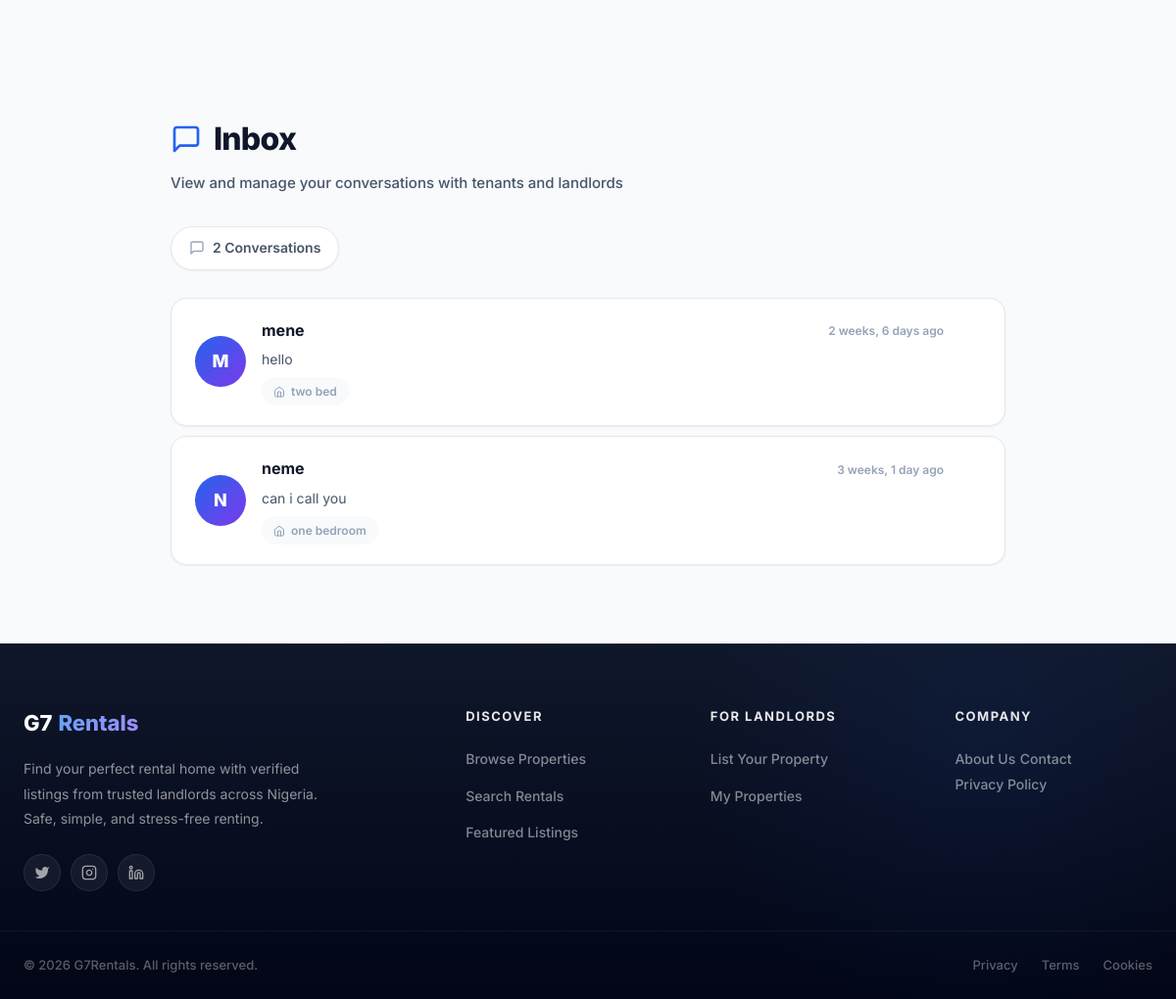
The app's page /inbox/ (signed in), older data.
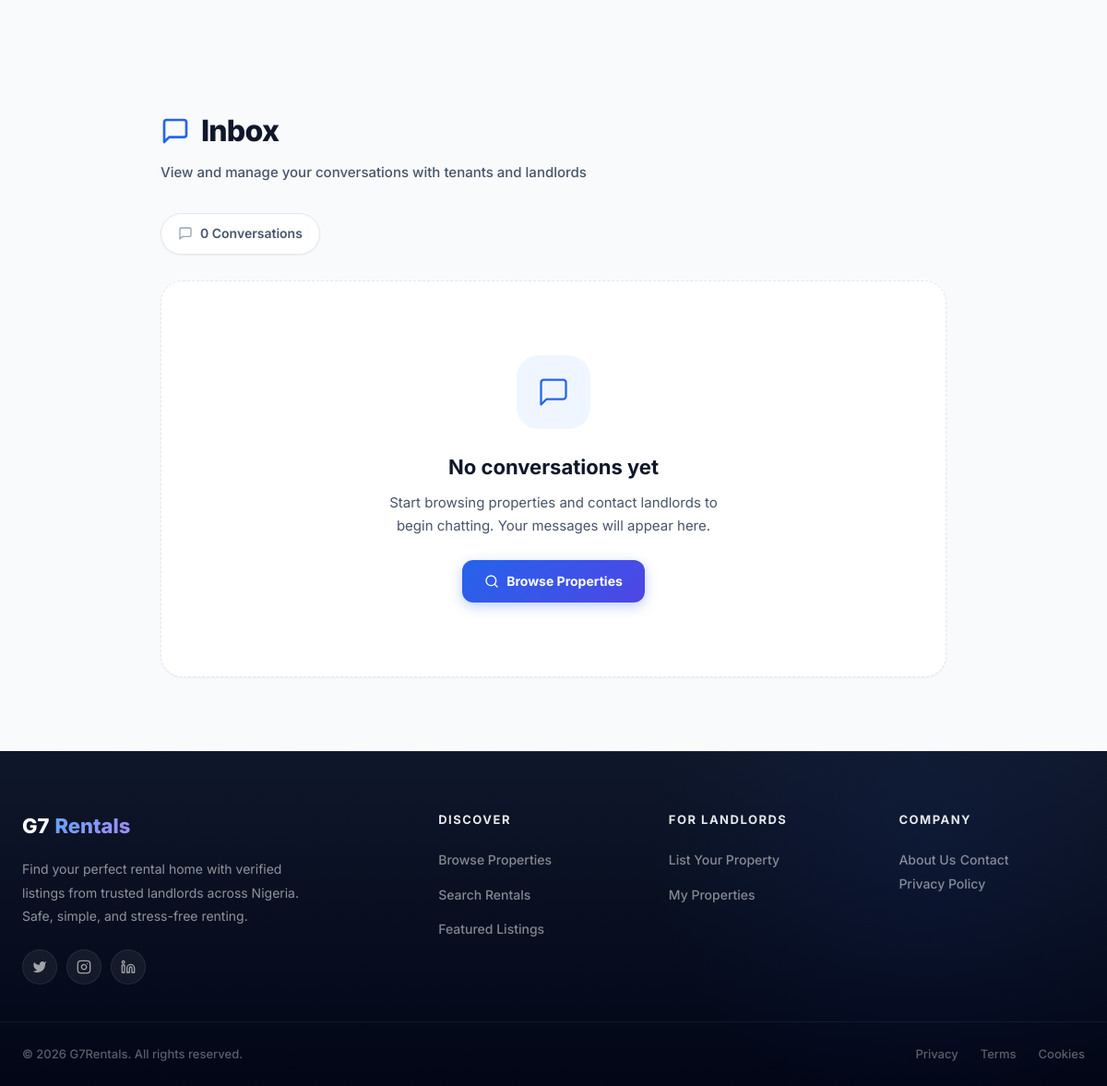
The same page, newer data.
### accounts/models.py (models this page shows, shortened)
class User(AbstractUser):
    USER_TYPE_CHOICES = (
        ('tenant', 'Tenant'),
        ('landlord', 'Landlord'),
    )
    user_type = models.CharField(max_length=10, choices=USER_TYPE_CHOICES)
    email = models.EmailField(unique=True)
    phone = models.CharField(max_length=15, blank=True, null=True)
    is_verified = models.BooleanField(default=False)
    is_landlord = models.BooleanField(default=False)
    USERNAME_FIELD = 'email'
    REQUIRED_FIELDS = ['username']

### listings/models.py (models this page shows, shortened)
class Message(models.Model):
    sender = models.ForeignKey(
        User,
        on_delete=models.CASCADE,
        related_name='sent_messages'
    )
    receiver = models.ForeignKey(
        User,
        on_delete=models.CASCADE,
        related_name='received_messages'
    )
    property = models.ForeignKey(
        Property,
        on_delete=models.CASCADE
    )
    name = models.CharField(max_length=100)
    email = models.EmailField()
    message = models.TextField()
    is_read = models.BooleanField(default=False)
    created_at = models.DateTimeField(auto_now_add=True)

class Property(models.Model):
    PROPERTY_TYPE_CHOICES = [
        ('apartment', 'Apartment'),
        ('house', 'House'),
        ('studio', 'Studio'),
        ('condo', 'Condo'),
        ('townhouse', 'Townhouse'),
        ('commercial', 'Commercial'),
    ]
    STATUS_CHOICES = [
        ('vacant', 'Vacant'),
        ('occupied', 'Occupied'),
        ('maintenance', 'Under Maintenance'),
    ]
    owner = models.ForeignKey(
        User,
        on_delete=models.CASCADE,
        related_name='properties'
    )
    title = models.CharField(max_length=200)
    description = models.TextField(blank=True)
    price = models.DecimalField(max_digits=12, decimal_places=2)
    address = models.CharField(max_length=255, default="")
    city = models.CharField(max_length=100, default="Abuja")
    state = models.CharField(max_length=100, blank=True)
    zip_code = models.CharField(max_length=20, blank=True)
    location = models.CharField(max_length=255, blank=True, help_text="Neighborhood or area description")
    property_type = models.CharField(max_length=20, choices=PROPERTY_TYPE_CHOICES, default='apartment')
    bedrooms = models.PositiveIntegerField(default=1)
    bathrooms = models.DecimalField(max_digits=3, decimal_places=1, default=1.0)
    sqft = models.PositiveIntegerField(default=0, verbose_name="Square Feet")
    image = models.ImageField(upload_to='properties/')
    status = models.CharField(max_length=20, choices=STATUS_CHOICES, default='vacant')
    is_available = models.BooleanField(default=True)
    amenities = models.CharField(max_length=500, blank=True, help_text="Comma-separated: Pool, Gym, WiFi, etc.")
    created_at = models.DateTimeField(auto_now_add=True)
    updated_at = models.DateTimeField(auto_now=True)
    class Meta:
        ordering = ['-created_at']

### listings/views.py (the view)
# urls.py: path('inbox/', views.inbox, name='inbox'),
@login_required
def inbox(request):
    user_messages = Message.objects.filter(
        Q(sender=request.user) | Q(receiver=request.user)
    ).select_related('sender', 'receiver', 'property').order_by('-created_at')
    conversations_dict = {}
    for msg in user_messages:
        other_user = msg.receiver if msg.sender == request.user else msg.sender
        key = (other_user.id, msg.property.id)
        if key not in conversations_dict:
            conversations_dict[key] = {
                'other_user': other_user,
                'property': msg.property,
                'last_message': msg,
                'unread_count': 0,
            }
        if msg.receiver == request.user and not msg.is_read:
            conversations_dict[key]['unread_count'] += 1
    conversations_list = list(conversations_dict.values())
    return render(request, 'listings/inbox.html', {
        'conversations': conversations_list,
        'total_unread': sum(c['unread_count'] for c in conversations_list)
    })

### listings/context_processors.py (called while the page is built)
def pending_bookings_count(request):
    count = 0
    if request.user.is_authenticated and getattr(request.user, 'user_type', None) == 'landlord':
        count = Booking.objects.filter(
            property__owner=request.user,
            status='pending'
        ).count()
    return {'pending_bookings_count': count}

### listings/templates/listings/inbox.html (shortened to what this page needs)
{% extends 'accounts/base.html' %}
{% load static %}
{% block content %}
<div class="inbox-page">
    <div class="page-header">
        <h1>
            <svg width="32" height="32" viewBox="0 0 24 24" fill="none" stroke="currentColor" stroke-width="2" stroke-linecap="round" stroke-linejoin="round">
                <path d="M21 15a2 2 0 0 1-2 2H7l-4 4V5a2 2 0 0 1 2-2h14a2 2 0 0 1 2 2z"/>
            </svg>
            Inbox
        </h1>
        <p>View and manage your conversations with tenants and landlords</p>
    </div>
    <div class="stats-bar">
        <div class="stat-pill">
            <svg width="16" height="16" viewBox="0 0 24 24" fill="none" stroke="currentColor" stroke-width="2" stroke-linecap="round" stroke-linejoin="round">
                <path d="M21 15a2 2 0 0 1-2 2H7l-4 4V5a2 2 0 0 1 2-2h14a2 2 0 0 1 2 2z"/>
            </svg>
            {{ conversations|length }} Conversation{{ conversations|length|pluralize }}
        </div>
    </div>
    {% if conversations %}
    <div class="conversation-list">
        {% for conversation in conversations %}
        <a href="{% url 'listings:chat' conversation.other_user.id conversation.property.id %}"
           class="conversation-card {% if conversation.unread_count > 0 %}unread{% endif %}">
            <div class="convo-avatar">
                {{ conversation.other_user.get_full_name|default:conversation.other_user.username|first|upper }}
            </div>
            <div class="convo-content">
                <div class="convo-top">
                    <div class="convo-name">
                        {{ conversation.other_user.get_full_name|default:conversation.other_user.username }}
                    </div>
                    <div class="convo-time">
                        {{ conversation.last_message.created_at|timesince }} ago
                    </div>
                </div>
                <div class="convo-preview {% if conversation.unread_count > 0 %}unread-text{% endif %}">
                    {{ conversation.last_message.message|truncatechars:70 }}
                </div>
                <div class="convo-meta">
                    {% if conversation.property %}
                    <div class="convo-property">
                        <svg width="12" height="12" viewBox="0 0 24 24" fill="none" stroke="currentColor" stroke-width="2" stroke-linecap="round" stroke-linejoin="round">
                            <path d="M3 9l9-7 9 7v11a2 2 0 0 1-2 2H5a2 2 0 0 1-2-2z"/>
                            <polyline points="9 22 9 12 15 12 15 22"/>
                        </svg>
                        {{ conversation.property.title|truncatechars:25 }}
                    </div>
                    {% endif %}
                </div>
            </div>
        </a>
        {% endfor %}
    </div>
    {% else %}
    <div class="empty-inbox">
        <div class="empty-icon">
            <svg width="36" height="36" viewBox="0 0 24 24" fill="none" stroke="currentColor" stroke-width="1.5" stroke-linecap="round" stroke-linejoin="round">
                <path d="M21 15a2 2 0 0 1-2 2H7l-4 4V5a2 2 0 0 1 2-2h14a2 2 0 0 1 2 2z"/>
            </svg>
        </div>
        <h3>No conversations yet</h3>
        <p>
            Start browsing properties and contact landlords to begin chatting. Your messages will appear here.
        </p>
        <a href="{% url 'listings:property_list' %}" class="btn-browse">
            <svg width="16" height="16" viewBox="0 0 24 24" fill="none" stroke="currentColor" stroke-width="2" stroke-linecap="round" stroke-linejoin="round">
                <circle cx="11" cy="11" r="8"/>
                <line x1="21" y1="21" x2="16.65" y2="16.65"/>
            </svg>
            Browse Properties
        </a>
    </div>
    {% endif %}
</div>
{% endblock %}

Row changes from the older to the newer data that the page shows:
no longer on this page (row edited): User: other_user.get_full_name|first "M", other_user.get_full_name "mene", last_message.created_at "2 weeks, 6 days", last_message.message "hello", property "two bed"
no longer on this page (row unchanged): User: other_user.get_full_name|first "N", other_user.get_full_name "neme", last_message.created_at "3 weeks, 1 day", last_message.message "can i call you", property "one bedroom"
Text that changed along with them:
{{ conversations|length }}: "2" → "0"
text now shown: "No conversations yet Start browsing properties and contact landlords to begin chatting. Your messages will appear here. Browse Properties"
